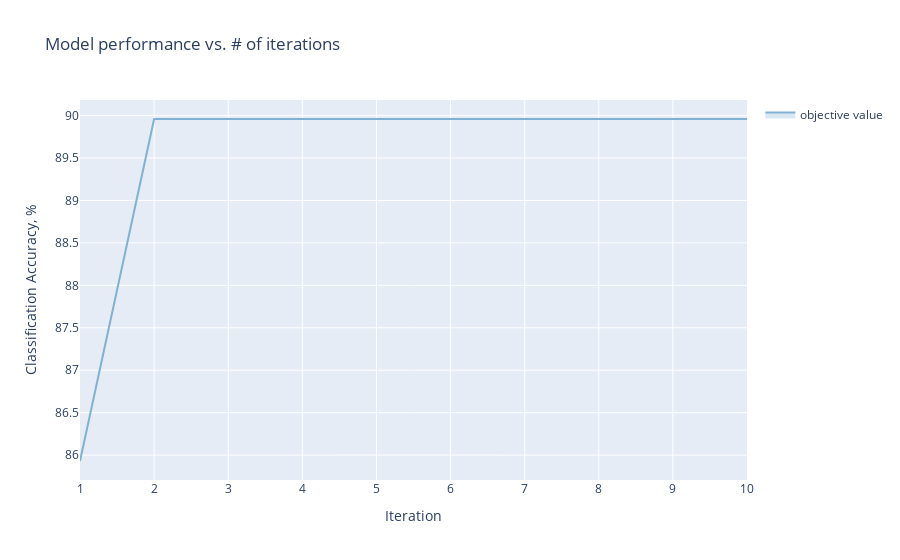

Notebook source saved alongside this figure:
### Code cell
best_objectives = np.array([[trial.objective_mean*100 for trial in experiment.trials.values() if trial.index <= 10]])
best_objective_plot = optimization_trace_single_method(
    y=np.maximum.accumulate(best_objectives, axis=1),
    title="Model performance vs. # of iterations",
    ylabel="Classification Accuracy, %",
)
render(best_objective_plot)

### Figure 1 — Plotly figure (JSON) as saved in the notebook; plotly's stock layout.template omitted (floating-point values rounded to 4 significant figures)
{"data": [{"hoverinfo": "none", "legendgroup": "", "line": {"width": 0}, "mode": "lines", "showlegend": false, "type": "scatter", "x": [1, 2, 3, 4, 5, 6, 7, 8, 9, 10], "y": [85.93, 89.96, 89.96, 89.96, 89.96, 89.96, 89.96, 89.96, 89.96, 89.96]}, {"fill": "tonexty", "fillcolor": "rgba(128,177,211,0.3)", "legendgroup": "objective value", "line": {"color": "rgba(128,177,211,1)"}, "mode": "lines", "name": "objective value", "type": "scatter", "x": [1, 2, 3, 4, 5, 6, 7, 8, 9, 10], "y": [85.93, 89.96, 89.96, 89.96, 89.96, 89.96, 89.96, 89.96, 89.96, 89.96]}, {"fill": "tonexty", "fillcolor": "rgba(128,177,211,0.3)", "hoverinfo": "none", "legendgroup": "", "line": {"width": 0}, "mode": "lines", "showlegend": false, "type": "scatter", "x": [1, 2, 3, 4, 5, 6, 7, 8, 9, 10], "y": [85.93, 89.96, 89.96, 89.96, 89.96, 89.96, 89.96, 89.96, 89.96, 89.96]}], "layout": {"showlegend": true, "title": {"text": "Model performance vs. # of iterations"}, "xaxis": {"title": {"text": "Iteration"}}, "yaxis": {"title": {"text": "Classification Accuracy, %"}}}}
